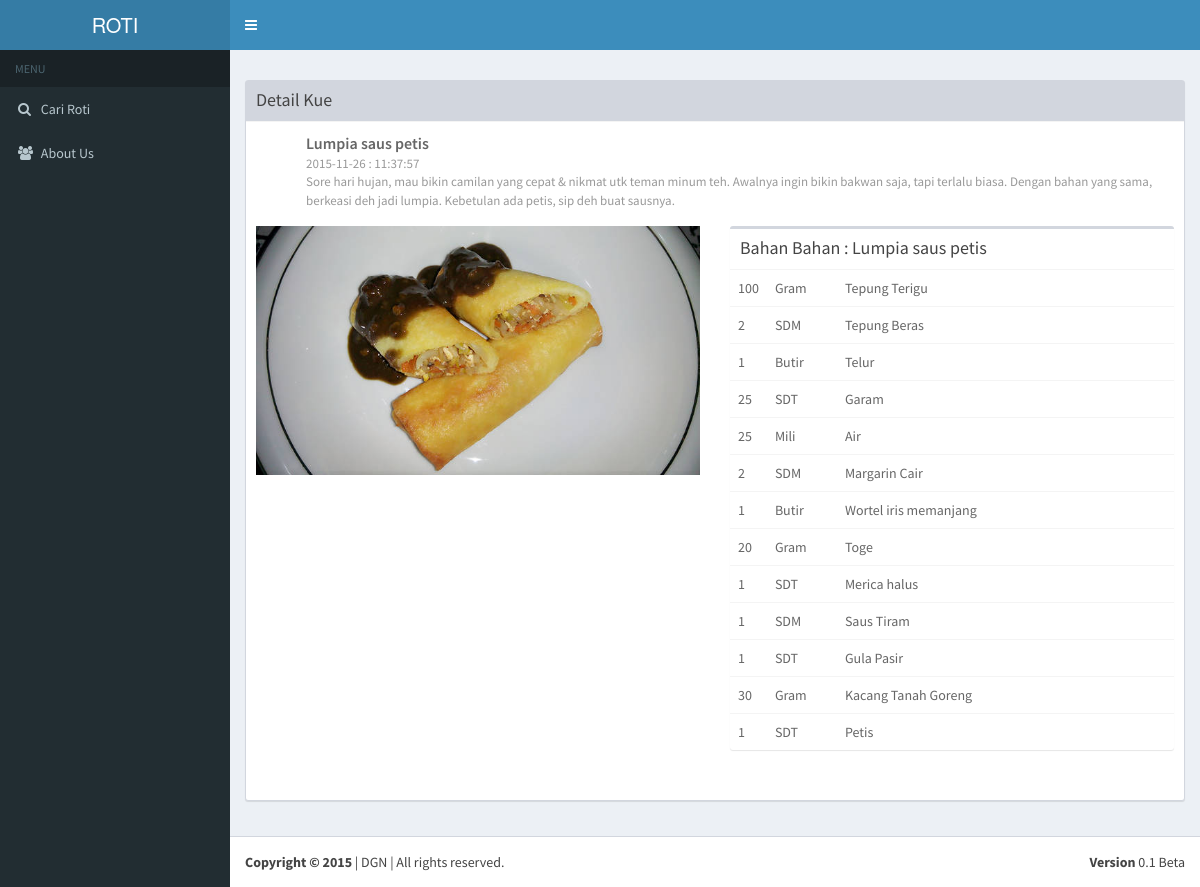
Page /roti/detail.php?id=16 on the committed database.
### tables this page shows
CREATE TABLE IF NOT EXISTS `cake` (
  `id_cake` int(11) NOT NULL AUTO_INCREMENT,
  `id_user` int(11) NOT NULL,
  `nama_cake` varchar(35) NOT NULL,
  `jam` time NOT NULL,
  `tgl` date NOT NULL,
  `gambar` text NOT NULL,
  `deskripsi` text NOT NULL,
  PRIMARY KEY (`id_cake`)
);

CREATE TABLE IF NOT EXISTS `bahan` (
  `id_bahan` int(11) NOT NULL AUTO_INCREMENT,
  `id_cake` int(11) NOT NULL,
  `nama_bahan` varchar(50) NOT NULL,
  `jumlah_bahan` int(11) NOT NULL,
  `satuan_bahan` varchar(25) NOT NULL,
  PRIMARY KEY (`id_bahan`)
);

### roti/detail.php (the view, shortened to what this page needs)
<?php
$id = $_GET['id'];
$query = "SELECT * FROM cake WHERE id_cake='$id'";
$quer = "SELECT * FROM bahan WHERE id_cake='$id'";
$result = mysql_query($query);
$resul = mysql_query($quer);
$row = mysql_fetch_array($result);
?>
<!DOCTYPE html>
<html>
  <head>
    <link rel="stylesheet" href="bootstrap/css/bootstrap.min.css">
    <link rel="stylesheet" href="https://maxcdn.bootstrapcdn.com/font-awesome/4.4.0/css/font-awesome.min.css">
    <link rel="stylesheet" href="https://code.ionicframework.com/ionicons/2.0.1/css/ionicons.min.css">
    <link rel="stylesheet" href="dist/css/AdminLTE.min.css">
    <link rel="stylesheet" href="dist/css/skins/_all-skins.min.css">
    <link rel="stylesheet" href="plugins/bootstrap-wysihtml5/bootstrap3-wysihtml5.min.css">
  </head>
  <body class="hold-transition skin-blue sidebar-mini">
    <div class="wrapper">
      <header class="main-header">
        <a href="index.php" class="logo">
          <span class="logo-lg">ROTI</span>
        </a>
        <nav class="navbar navbar-static-top" role="navigation">
          <a href="#" class="sidebar-toggle" data-toggle="offcanvas" role="button">
          </a>
        </nav>
      </header>
      <aside class="main-sidebar">
        <section class="sidebar">
          <ul class="sidebar-menu">
            <li class="header">  MENU</li>
            <li class="treeview">
              <a href="index.php">
                <i class="fa fa-search"></i> <span>Cari Roti</span> <i class=" pull-right"></i>
              </a>
            </li>
            <li class="treeview">
              <a href="about.php">
                <i class="fa fa-users"></i> <span>About Us</span> <i class=" pull-right"></i>
              </a>
            </li>
          </ul>
        </section>
      </aside>
      <div class="content-wrapper">
        <section class="content-header">
        </section>
          <section class="content">
              <div class="row">
                  <div class="col-lg-12">
                      <div class="box box-default box-solid">
                          <div class="box-header with-border">
                              <h3 class="box-title">Detail Kue</h3>
                          </div>
                          <div class="box-body">
                            <div class="post">
                              <div class='user-block'>
                                <span class='username'><?php echo $row['nama_cake'] ?></span>
                                <span class='description'><?php echo $row['tgl']." : ".$row['jam']; ?></span>
                                <span class='description'><?php echo $row['deskripsi'] ?></span>
                              </div>
                              <div class='row margin-bottom'>
                                <div class='col-sm-6'>
                                  <img class='img-responsive' src='dist/img/roti/<?php echo $row['gambar'] ?>' alt='Photo'>
                                </div>
                                <div class='col-sm-6'>
                                <div class="row">
                                 <div class="col-xs-12">
                                   <div class="box">
                                     <div class="box-header">
                                       <h3 class="box-title">Bahan Bahan : <?php echo $row['nama_cake'] ?></h3>
                                     </div>
                                     <div class="box-body table-responsive no-padding">
                                       <table class="table table-hover">
                                           <?php
                                           while($r = mysql_fetch_array($resul)){
                                               echo "<tr>"
                                                       . "<td style='width:20px;'>".$r['jumlah_bahan']."</td>"
                                                       . "<td style='width:70px;'>";
                                                            if($r['satuan_bahan']==1){
                                                                echo "Gram";
                                                            }
                                                            elseif($r['satuan_bahan']==2){
                                                                echo "Mili";
                                                            }
                                                            elseif($r['satuan_bahan']==3){
                                                                echo "Butir";
                                                            }
                                                            elseif($r['satuan_bahan']==4){
                                                                echo "SDT";
                                                            }
                                                            elseif($r['satuan_bahan']==5){
                                                                echo "SDM";
                                                            }
                                                            elseif($r['satuan_bahan']==6){
                                                                echo "Bungkus";
                                                            }
                                                    echo "</td>"
                                                       . "<td>".$r['nama_bahan']."</td>"
                                                       . "</tr>";
                                           }
                                           ?>
                                       </table>
                                     </div>
                                   </div>
                                 </div>
                                </div>
                                </div>
                              </div>
                            </div>
                          </div>
                      </div>
                  </div>
              </div>
          </section>
      </div>
      <footer class="main-footer">
        <div class="pull-right hidden-xs">
          <b>Version</b> 0.1 Beta
        </div>
        <strong>Copyright &copy; 2015 </strong>| DGN | All rights reserved.
      </footer>
    </div>
  </body>
</html>

### rows in the picture
cake: nama_cake "Lumpia saus petis", tgl "2015-11-26", jam "11:37:57", deskripsi "Sore hari hujan, mau bikin camilan yang cepat & nikmat utk teman minum teh. Awalnya ingin bikin bakwan saja, tapi terlalu biasa. Dengan bahan yang sama, berkeasi deh jadi lumpia. Kebetulan ada petis, sip deh buat sausnya.", gambar (picture)
bahan: jumlah_bahan "100", satuan_bahan "Gram", nama_bahan "Tepung Terigu"
bahan: jumlah_bahan "2", satuan_bahan "SDM", nama_bahan "Tepung Beras"
bahan: jumlah_bahan "1", satuan_bahan "Butir", nama_bahan "Telur"
bahan: jumlah_bahan "25", satuan_bahan "SDT", nama_bahan "Garam"
bahan: jumlah_bahan "25", satuan_bahan "Mili", nama_bahan "Air"
bahan: jumlah_bahan "2", satuan_bahan "SDM", nama_bahan "Margarin Cair"
bahan: jumlah_bahan "1", satuan_bahan "Butir", nama_bahan "Wortel iris memanjang"
bahan: jumlah_bahan "20", satuan_bahan "Gram", nama_bahan "Toge"
bahan: jumlah_bahan "1", satuan_bahan "SDT", nama_bahan "Merica halus"
bahan: jumlah_bahan "1", satuan_bahan "SDM", nama_bahan "Saus Tiram"
bahan: jumlah_bahan "1", satuan_bahan "SDT", nama_bahan "Gula Pasir"
bahan: jumlah_bahan "30", satuan_bahan "Gram", nama_bahan "Kacang Tanah Goreng"
bahan: jumlah_bahan "1", satuan_bahan "SDT", nama_bahan "Petis"
